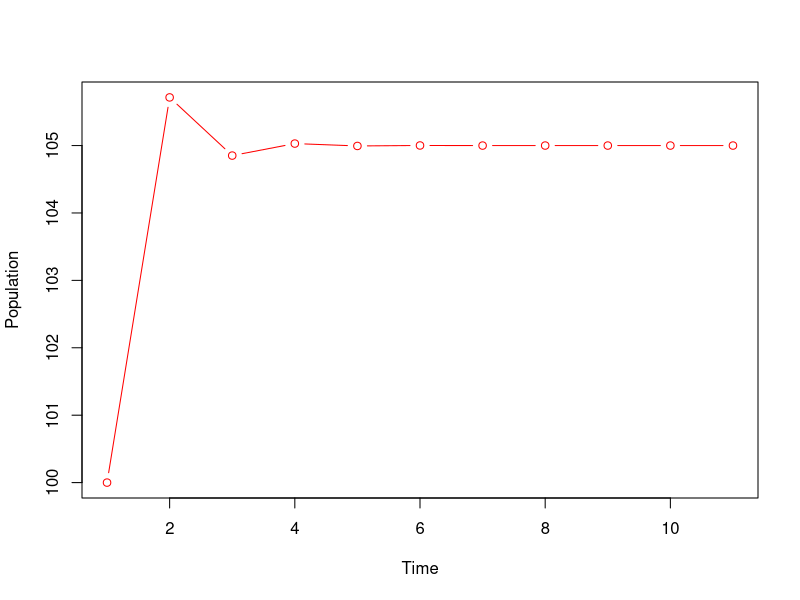
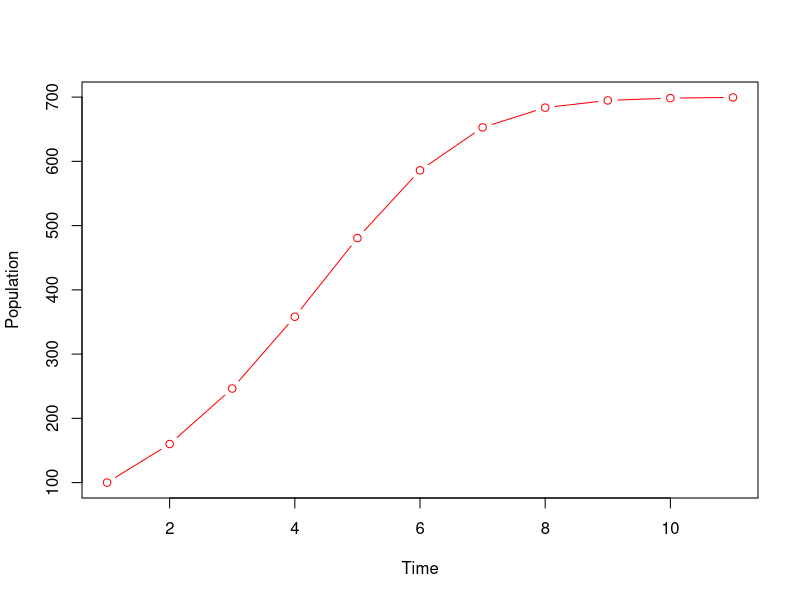
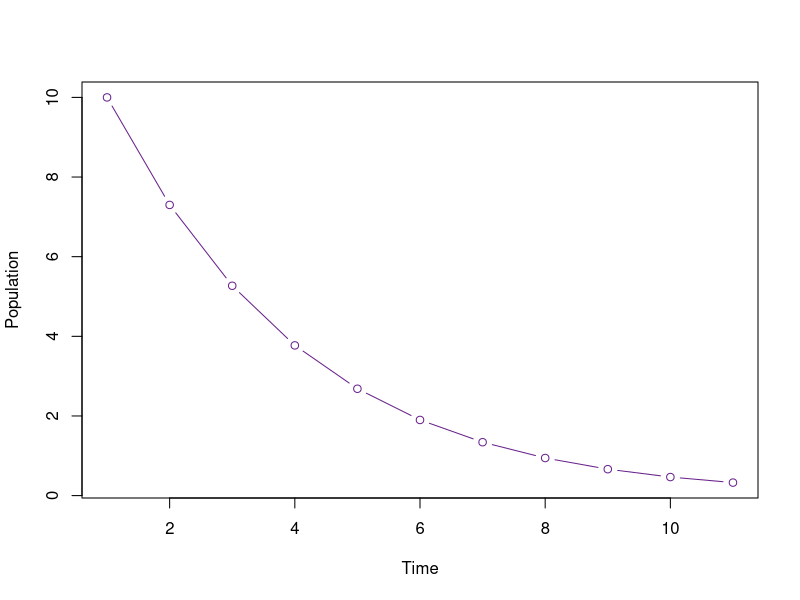
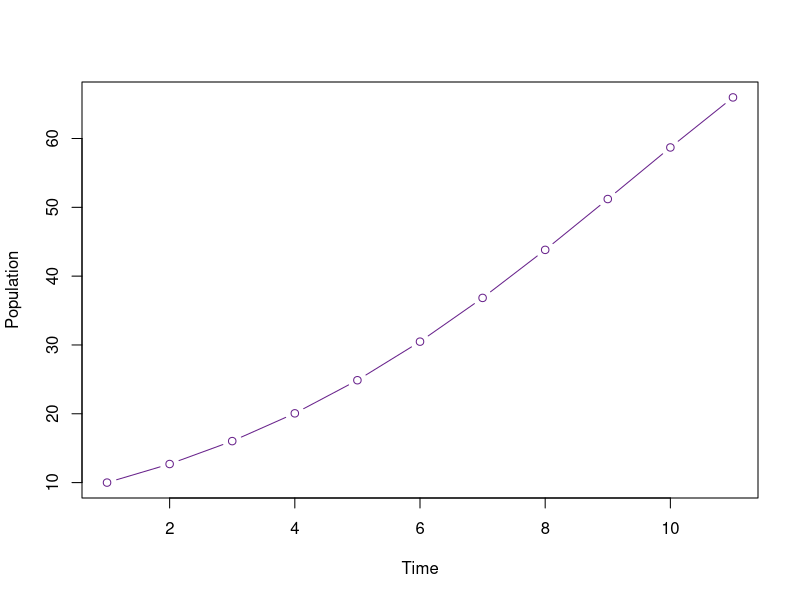
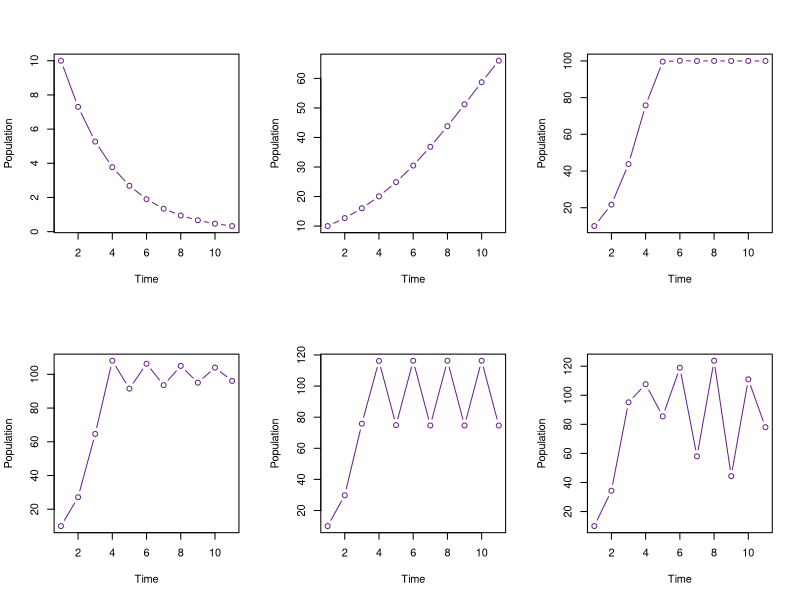
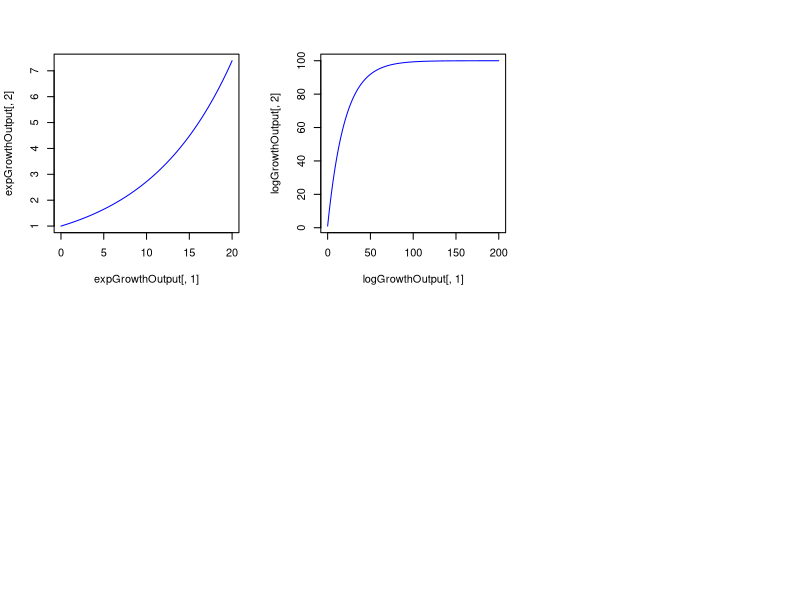

Recreate these plots in R, in order.

ttmax<-10
RR<-1.2
N0<-100
K<-105
NN<-matrix(NA, nrow=1, ncol=ttmax+1)
NN[1]=N0
print(NN)
for(tt in 1:ttmax){
  NN[tt+1]<-NN[tt]*(1+RR*(1-(NN[tt]/K)))
}
plot(1:(ttmax+1),NN, xlab="Time", ylab="Population", type="b", col='red')

#Create discrete logistic growth function
discretelogFun<-function(RR,N0,ttmax,K)
  {NN<-matrix(NA, nrow=1, ncol=ttmax+1)
  NN[1]=N0
  for(tt in 1:ttmax){
    NN[tt+1]<-NN[tt]*(1+RR*(1-(NN[tt]/K)))
}
plot(1:(ttmax+1),NN, xlab="Time", ylab="Population", type="b", col='red')
}
discretelogFun(RR=0.7,N0=100,K=700, ttmax=10)

#Do final exercise
discretelogFun<-function(RR,N0,ttmax,K)
{NN<-matrix(NA, nrow=1, ncol=ttmax+1)
NN[1]=N0
for(tt in 1:ttmax){
  NN[tt+1]<-NN[tt]*(1+RR*(1-(NN[tt]/K)))}
plot(1:(ttmax+1),NN, xlab="Time", ylab="Population", type="b", col='darkorchid4')
}
discretelogFun(RR=-0.3,N0=10,K=100, ttmax=10)

discretelogFun(RR=0.3,N0=10,K=100, ttmax=10)
testnums<-c(-.3,.3,1.3,1.9,2.2,2.7) #make vector
par(mfrow = c(2,3))
for(num in testnums){discretelogFun(num,N0=10,K=100, ttmax=10);}

###################################################################
##Section 4: Writing a di↵erential equation model in R
library(deSolve)
expGrowthODE  <- function(tt, yy, pars) {
  derivs <- pars['rr'] * yy
  return(list(derivs))
}
init <- 1
tseq <- seq(0, 20, by=0.01)
pars <- c(rr = 0.1)
output <- lsoda(init, tseq, expGrowthODE, pars)
expGrowthOutput <- lsoda( init, tseq, expGrowthODE, pars)
head(expGrowthOutput)
plot(expGrowthOutput[,1], expGrowthOutput[,2], col='blue', type='l')
#It does behave the way I expect an exponential growth model to behave.
#If I change the growth rate, rr, to a negatie value, the population declines
#With a positive growth rate, growth is not hindered by a carrying capacity.
#This makes this model unrealistic, but a good base model.


### Writing a Logistic Growth Model
logGrowthODE<- function(tt, yy, pars) {
  derivs <- pars['rr']*(1-yy/pars['K'])
  return(list(derivs))
}
init <- 1
tseq <- seq(0, 200, by=0.01)
pars <- c(rr = 5, K=100)
logGrowthOutput <- lsoda( init, tseq, logGrowthODE, pars)
head(logGrowthOutput)
plot(logGrowthOutput[,1], logGrowthOutput[,2], col='blue', type='l')
#The model does what I expect. As it approaches the carry capacity, K,
#the population levels off.
#To make the population look more like it's growing exponentially, I could 
#set a very high carrying capacity.
